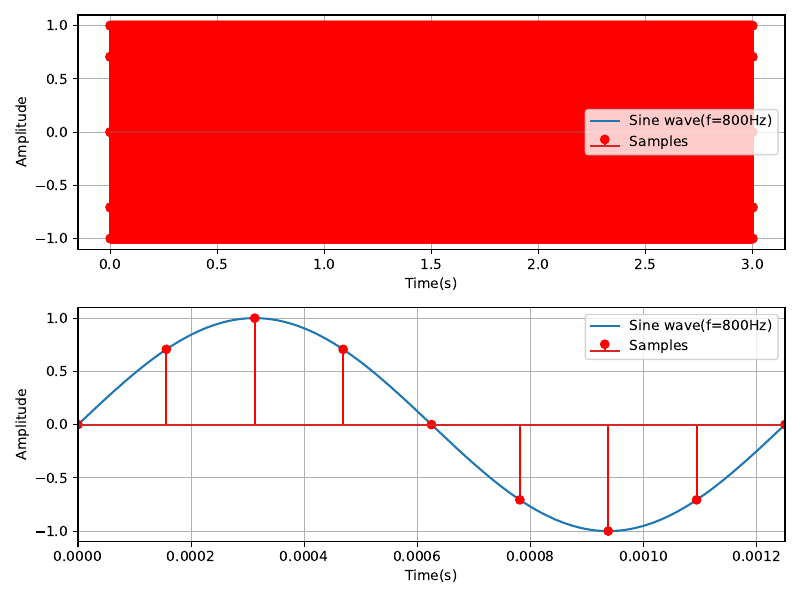

Python code for this plot:
import numpy as np
import matplotlib.pyplot as plt

from src.lib import signal

f_wave = 800
f_sample = f_wave * 8
duration_s = 3.0

# oversample the continuous plot by a factor of 20 to make it look smoother
t_cont = np.linspace(0, duration_s, int(duration_s * f_sample * 20), endpoint=False)
t_disc = np.arange(0, duration_s, 1 / f_sample)

b = signal.Sin(A=1, f=f_wave, phi=0)

fig, (ax1, ax2) = plt.subplots(2, 1, figsize=(8, 6))

ax1.plot(t_cont, b(t_cont), label=b)
ax1.stem(t_disc, b(t_disc), linefmt="r-", label="Samples")
ax1.set_xlabel("Time(s)")
ax1.set_ylabel("Amplitude")
ax1.legend()
ax1.grid()

ax2.plot(t_cont, b(t_cont), label=b)
ax2.stem(t_disc, b(t_disc), linefmt="r-", label="Samples")
ax2.set_xlim(0, 1 / f_wave)
ax2.set_xlabel("Time(s)")
ax2.set_ylabel("Amplitude")
ax2.legend()
ax2.grid()

plt.tight_layout()
plt.savefig("src/01/02b.pdf", format="pdf")
plt.show()
